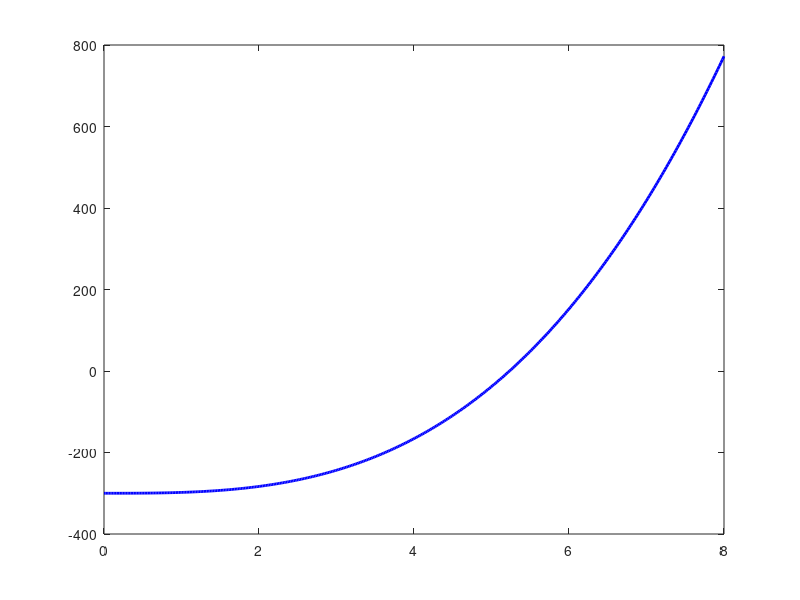

This chart was generated by the following MATLAB code: (Note: this script raises an error after producing the figure.)
clear; clc;

%% 1. Fungsi
V  = 300;
f  = @(r) (2/3)*pi*r.^3 - V;

%% 2. Metode grafik untuk menentukan tebakan awal
r = linspace(0, 8, 400);
figure;
plot(r, f(r), 'b-', 'LineWidth', 2); hold on;
yline(0, 'k--');
grid on;
xlabel('r'); ylabel('f(r)');
title('Grafik f(r) = (2/3)\pir^3 - 300');

% Dari grafik, akar berada di sekitar r = 5 -> pilih selang [4, 6]
a = 4;  b = 6;
fprintf('f(%g) = %.4f\n', a, f(a));
fprintf('f(%g) = %.4f\n', b, f(b));
if f(a)*f(b) < 0
    fprintf('f(a)*f(b) < 0 -> akar ada di dalam selang [%g, %g]\n\n', a, b);
end
plot([a b], [f(a) f(b)], 'ro', 'MarkerFaceColor', 'r');

tol = 1e-6;  maxit = 100;

%% 3. Metode Biseksi
fprintf('=== METODE BISEKSI ===\n');
fprintf('%4s %10s %10s %10s %12s %12s\n','iter','a','b','c','f(c)','galat');
lo = a;  hi = b;  c_lama = lo;
for k = 1:maxit
    c = (lo + hi)/2;
    galat = abs(c - c_lama);
    fprintf('%4d %10.6f %10.6f %10.6f %12.3e %12.3e\n', k, lo, hi, c, f(c), galat);
    if f(lo)*f(c) < 0
        hi = c;
    else
        lo = c;
    end
    if abs(f(c)) < tol || (k > 1 && galat < tol)
        break;
    end
    c_lama = c;
end
r_bisek = c;  it_bisek = k;

%% 4. Metode Regula Falsi
fprintf('\n=== METODE REGULA FALSI ===\n');
fprintf('%4s %10s %10s %10s %12s %12s\n','iter','a','b','c','f(c)','galat');
lo = a;  hi = b;  c_lama = lo;
for k = 1:maxit
    c = hi - f(hi)*(hi - lo)/(f(hi) - f(lo));
    galat = abs(c - c_lama);
    fprintf('%4d %10.6f %10.6f %10.6f %12.3e %12.3e\n', k, lo, hi, c, f(c), galat);
    if f(lo)*f(c) < 0
        hi = c;
    else
        lo = c;
    end
    if abs(f(c)) < tol || (k > 1 && galat < tol)
        break;
    end
    c_lama = c;
end
r_rf = c;  it_rf = k;

%% 5. Hasil dan verifikasi
r_eksak = (450/pi)^(1/3);     % pembanding analitik
t_hasil = 2*r_bisek;

fprintf('\n=== HASIL ===\n');
fprintf('Biseksi      : r = %.6f cm (%d iterasi)\n', r_bisek, it_bisek);
fprintf('Regula Falsi : r = %.6f cm (%d iterasi)\n', r_rf, it_rf);
fprintf('Pembanding analitik (450/pi)^(1/3) = %.6f cm\n', r_eksak);
fprintf('Tinggi tabung t = 2r = %.6f cm\n', t_hasil);

V_tabung = pi*r_bisek^2*t_hasil;
V_bola   = (4/3)*pi*r_bisek^3;
fprintf('V tabung = %.4f cm^3\n', V_tabung);
fprintf('V bola   = %.4f cm^3\n', V_bola);
fprintf('V tabung di luar bola = %.4f cm^3 (target %d)\n', V_tabung - V_bola, V);

plot(r_bisek, 0, 'g*', 'MarkerSize', 12, 'LineWidth', 2);
legend('f(r)', 'f(r)=0', 'f(a), f(b)', 'Akar', 'Location', 'northwest');
